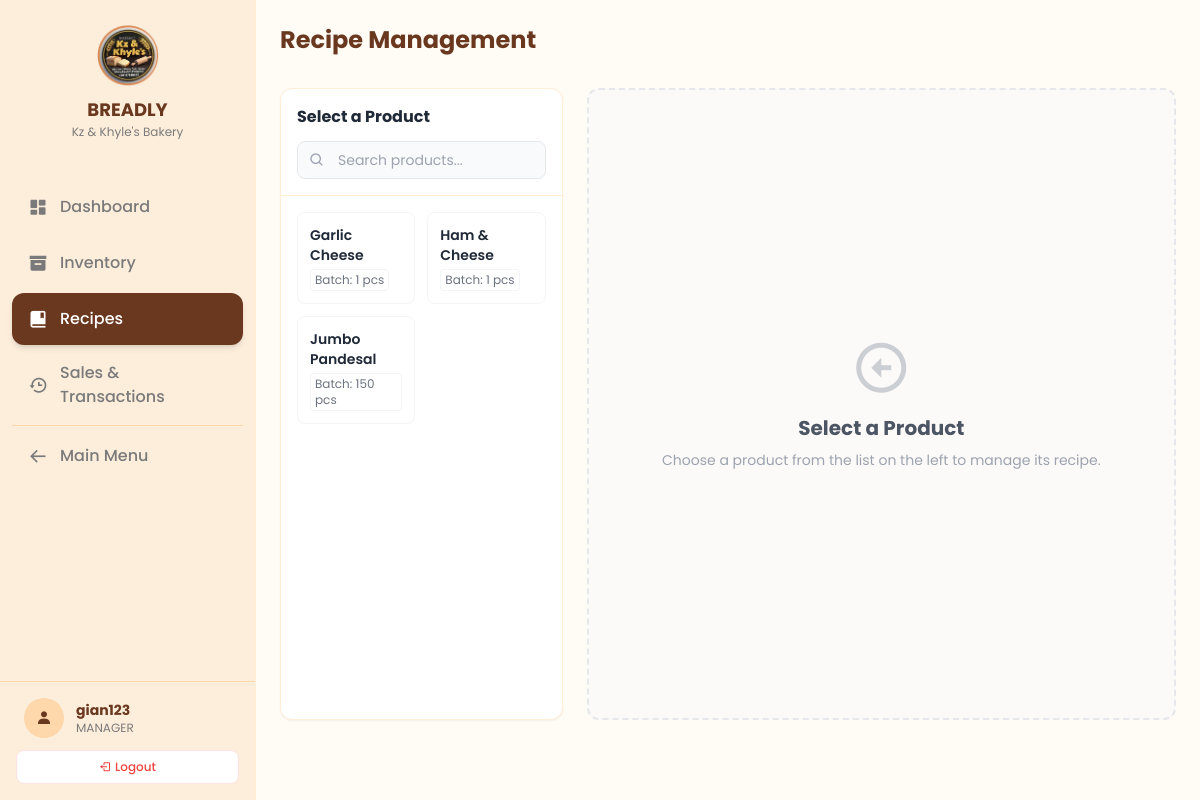
Page /nav/recipes.php (signed in) on the earlier database version.
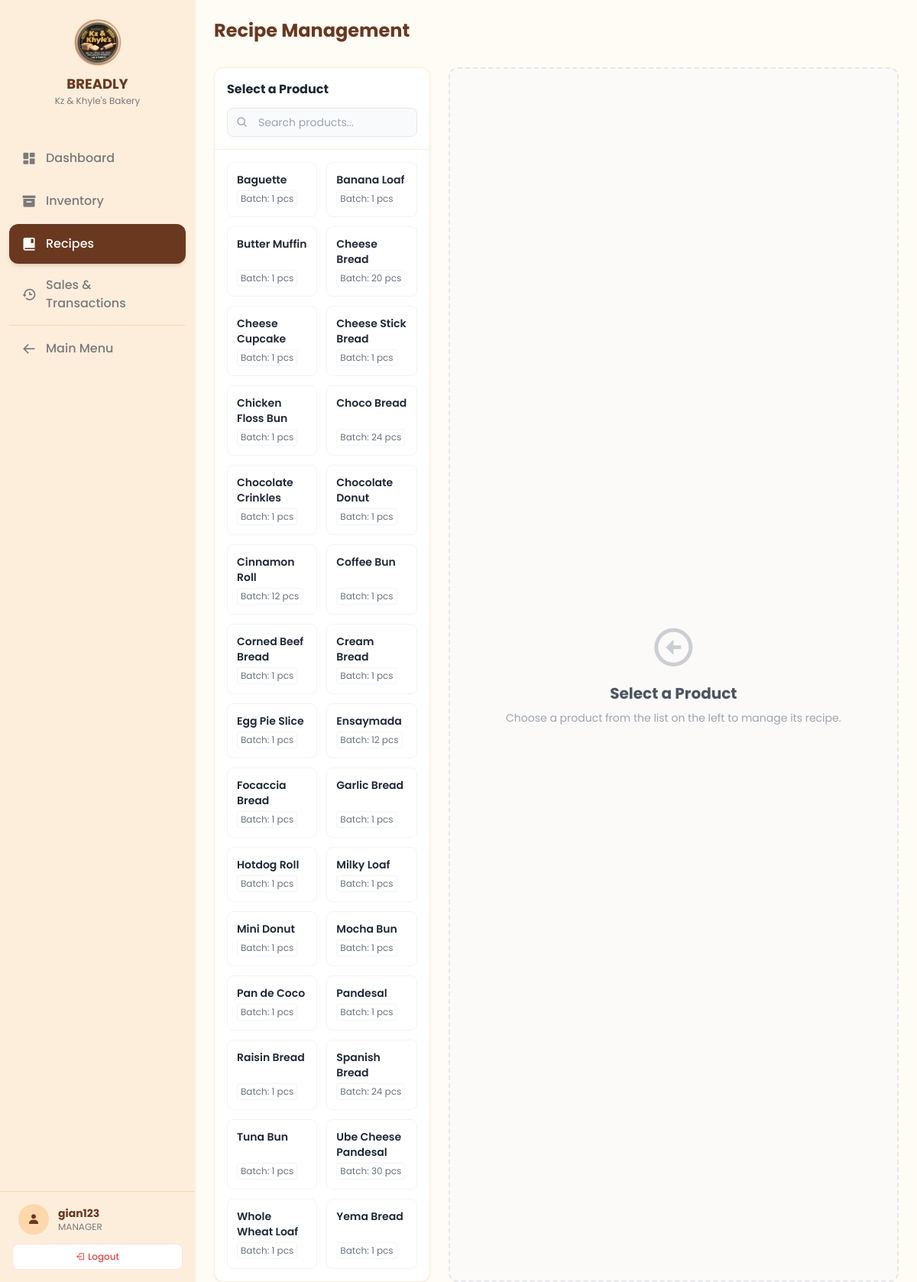
Same page on the later database version.
### tables this page shows
CREATE TABLE `products` (
  `product_id` int(11) NOT NULL,
  `name` varchar(100) NOT NULL,
  `price` decimal(10,2) NOT NULL,
  `image_url` varchar(255) DEFAULT NULL,
  `status` enum('available','recalled','discontinued') NOT NULL DEFAULT 'available',
  `stock_qty` int(11) DEFAULT 0,
  `stock_unit` varchar(20) NOT NULL DEFAULT 'pcs',
  `is_sellable` tinyint(1) NOT NULL DEFAULT 1 COMMENT '1 = Appears on POS, 0 = Intermediate product',
  `batch_size` int(11) NOT NULL DEFAULT 1 COMMENT 'Number of units produced per recipe'
);

### db_connection.php (called while the page is built, shortened)
<?php
class Database {
    public $conn;
    private function connect() {
        $this->conn = null;
        try {
            $dsn = "mysql:host=" . DB_HOST . ";dbname=" . DB_NAME . ";charset=utf8mb4";
            $options = [
                PDO::ATTR_ERRMODE => PDO::ERRMODE_EXCEPTION,
                PDO::ATTR_DEFAULT_FETCH_MODE => PDO::FETCH_ASSOC,
                PDO::ATTR_EMULATE_PREPARES => false,
            ];
            $this->conn = new PDO($dsn, DB_USER, DB_PASS, $options);
            $this->conn->exec("SET time_zone = '+08:00';");
        } catch (PDOException $e) {
            error_log("Database Connection Failed: " . $e->getMessage());
            die("Database Connection Error. Check error logs.");
        }
    }
    public function getConnection() {
        return $this->conn;
    }
}
?>

### src/AbstractManager.php (called while the page is built, shortened)
<?php
require_once '../db_connection.php';
abstract class AbstractManager {
    public function __construct() {
        $db = new Database();
        $this->conn = $db->getConnection();
    }
}
?>

### src/BakeryManager.php (called while the page is built, shortened)
<?php
require_once 'AbstractManager.php';
class BakeryManager extends AbstractManager implements ListableData {
    public function getAllProductsSimple() {
        $stmt = $this->conn->prepare("CALL ProductGetAllSimple()");
        $stmt->execute();
        return $stmt->fetchAll(PDO::FETCH_ASSOC);
    }
}
?>

### nav/recipes.php (the view, shortened to what the rows shown need)
<?php
require_once '../src/BakeryManager.php';
$bakeryManager = new BakeryManager();
$selected_product_id = $_GET['product_id'] ?? null;
$products = $bakeryManager->getAllProductsSimple();
?>
<!DOCTYPE html>
<html lang="en">
<head>
    <link href='https://unpkg.com/boxicons@2.1.4/css/boxicons.min.css' rel='stylesheet'>
    <script src="https://cdn.tailwindcss.com"></script>
</head>
<body class="bg-breadly-bg text-breadly-dark font-sans h-screen flex overflow-hidden selection:bg-orange-200">
    <main class="flex-1 flex flex-col h-full overflow-hidden relative w-full">
        <div class="p-6 pb-2 flex flex-col md:flex-row md:items-center justify-between gap-4 bg-breadly-bg z-10">
            <div class="flex items-center gap-3">
                <h1 class="text-2xl font-bold text-breadly-dark">Recipe Management</h1>
            </div>
        </div>
        <div class="flex-1 overflow-y-auto p-6 pb-20">
            <div class="grid grid-cols-1 lg:grid-cols-12 gap-6 h-full">
                <div class="lg:col-span-4 xl:col-span-3 flex flex-col h-full">
                    <div class="bg-white rounded-xl shadow-sm border border-orange-100 flex flex-col h-full overflow-hidden">
                        <div class="flex-1 overflow-y-auto p-4" id="recipe-product-list">
                            <div class="grid grid-cols-2 gap-3">
                                <?php foreach ($products as $product): ?>
                                    <?php $is_active = ($selected_product_id == $product['product_id']); ?>
                                    <div class="col-product" data-product-name="<?= htmlspecialchars(strtolower($product['name'])) ?>">
                                        <a href="recipes.php?product_id=<?php echo $product['product_id']; ?>"
                                           class="product-card block p-3 rounded-lg border transition-all duration-200 hover:shadow-md flex flex-col h-full <?php echo $is_active ? 'border-breadly-btn bg-orange-50 ring-1 ring-breadly-btn' : 'border-gray-100 bg-white hover:border-orange-200'; ?>"
                                           data-product-name="<?php echo htmlspecialchars($product['name']); ?>">
                                             <div class="font-semibold text-sm text-gray-800 mb-1 line-clamp-2"><?= htmlspecialchars($product['name']) ?></div>
                                             <div class="mt-auto text-xs text-gray-500 bg-white/50 rounded px-1 py-0.5 w-fit border border-gray-100">Batch: <?= htmlspecialchars($product['batch_size'] ?? '0') ?> pcs</div>
                                        </a>
                                    </div>
                                <?php endforeach; ?>
                            </div>
                        </div>
                    </div>
                </div>
            </div>
        </div>
    </main>
</body>
</html>

Differences in the rows shown:
added products: name "Baguette", batch_size "1"
added products: name "Banana Loaf", batch_size "1"
added products: name "Butter Muffin", batch_size "1"
added products: name "Cheese Bread", batch_size "20"
added products: name "Cheese Cupcake", batch_size "1"
added products: name "Cheese Stick Bread", batch_size "1"
added products: name "Chicken Floss Bun", batch_size "1"
added products: name "Choco Bread", batch_size "24"
added products: name "Chocolate Crinkles", batch_size "1"
added products: name "Chocolate Donut", batch_size "1"
changed products: name "Jumbo Pandesal" → "Cinnamon Roll"; batch_size "150" → "12"; moves up the list
added products: name "Coffee Bun", batch_size "1"
added products: name "Corned Beef Bread", batch_size "1"
added products: name "Cream Bread", batch_size "1"
added products: name "Egg Pie Slice", batch_size "1"
added products: name "Ensaymada", batch_size "12"
added products: name "Focaccia Bread", batch_size "1"
added products: name "Garlic Bread", batch_size "1"
changed products: name "Garlic Cheese" → "Hotdog Roll"
added products: name "Milky Loaf", batch_size "1"
added products: name "Mini Donut", batch_size "1"
added products: name "Mocha Bun", batch_size "1"
added products: name "Pan de Coco", batch_size "1"
added products: name "Pandesal", batch_size "1"
added products: name "Raisin Bread", batch_size "1"
added products: name "Spanish Bread", batch_size "24"
added products: name "Tuna Bun", batch_size "1"
changed products: name "Ham & Cheese" → "Ube Cheese Pandesal"; batch_size "1" → "30"
added products: name "Whole Wheat Loaf", batch_size "1"
added products: name "Yema Bread", batch_size "1"
